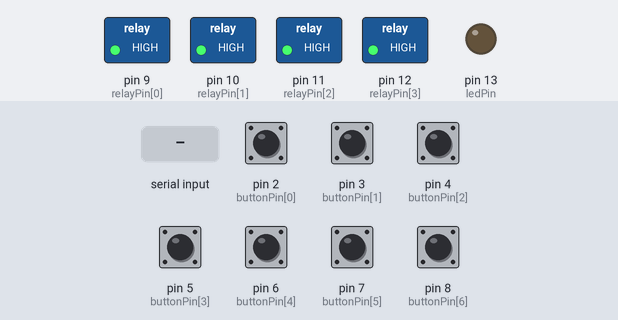
The sketch below on a simulated Arduino Uno, built with avr-gcc and run on an emulated ATmega328P. Shown: switched loads named in the sketch (green lamp = pin HIGH), output pins drawn as LEDs (lit = HIGH). The test bench sets the inputs (shaded band); at power-on: pin 2 (buttonPin[0]), pin 3 (buttonPin[1]), pin 4 (buttonPin[2]), pin 5 (buttonPin[3]), pin 6 (buttonPin[4]), pin 7 (buttonPin[5]), pin 8 (buttonPin[6]) HIGH. What the sketch prints to the serial monitor is not drawn.

Above: at 1.2 s.
1.3 s: "A" received over Serial
At 1.6 s:
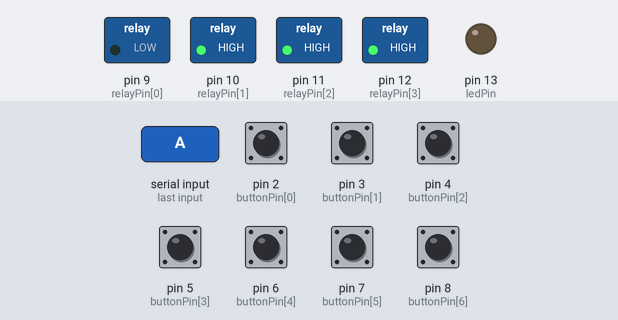
2.8 s: "B" received over Serial
At 4.0 s:
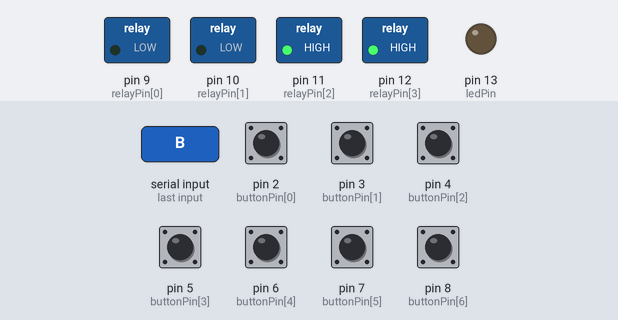
4.3 s: "C" received over Serial
At 5.1 s:
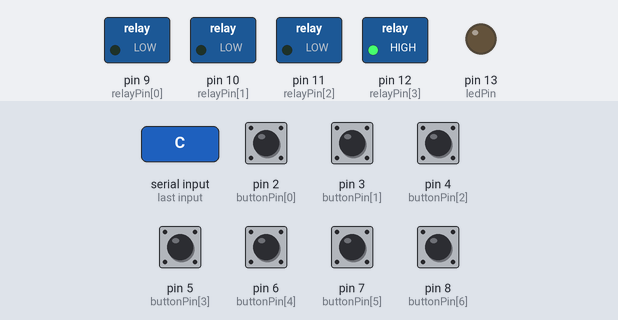
5.8 s: "D" received over Serial
At 6.2 s:
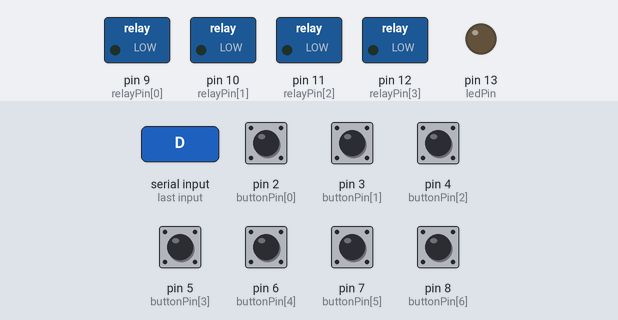
7.3 s: "a" received over Serial
At 8.5 s:
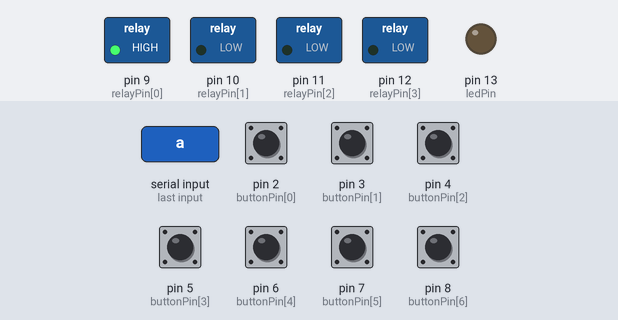
8.8 s: "b" received over Serial
At 9.7 s:
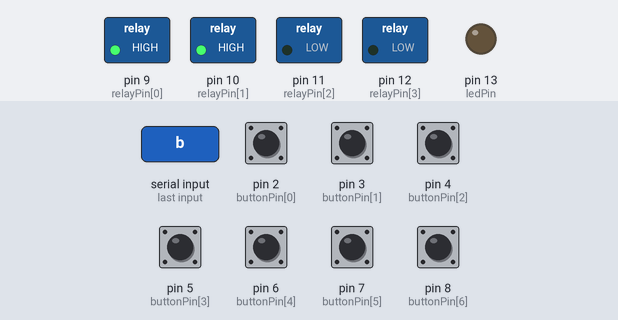
Timing chart, 0 to 11.3 s (numbered marks = the images above; inputs shaded):
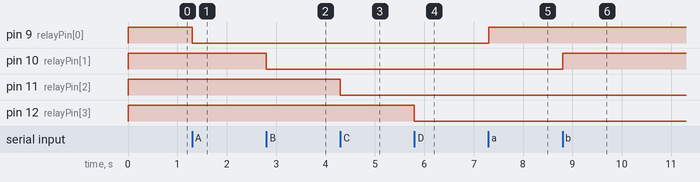

Measured:
- after the input at 1.3 s, pin 9 (relayPin[0]): HIGH → LOW at once
- after the input at 2.8 s, pin 10 (relayPin[1]): HIGH → LOW at once
- after the input at 4.3 s, pin 11 (relayPin[2]): HIGH → LOW at once
- after the input at 5.8 s, pin 12 (relayPin[3]): HIGH → LOW at once
- after the input at 7.3 s, pin 9 (relayPin[0]): LOW → HIGH at once
- after the input at 8.8 s, pin 10 (relayPin[1]): LOW → HIGH at once

The sketch:

firmware.ino
```cpp
#define LEN(x) (sizeof(x)/sizeof((x)[0]))

unsigned long buttonDown[7] = {0, 0, 0, 0, 0, 0, 0};
int buttonPressed[7] = {0, 0, 0, 0, 0, 0, 0};
const int buttonPin[7] = {2, 3, 4, 5, 6, 7, 8};
const int relayPin[4] = {9, 10, 11, 12};
const int ledPin = 13;

void setup() {
  for (int i = 0; i < LEN(buttonPin); i++) {
    pinMode(buttonPin[i], INPUT);
    digitalWrite(buttonPin[i], HIGH); // enable pullup
  }
  for (int i = 0; i < LEN(relayPin); i++) {
    pinMode(relayPin[i], OUTPUT);
    digitalWrite(relayPin[i], HIGH);
  }
  pinMode(ledPin, OUTPUT);
  Serial.begin(9600);
}

void loop() {
  if (Serial.available() > 0) {
    switch (int c = Serial.read()) {
    case 'A': case 'B': case 'C': case 'D':
      digitalWrite(relayPin[c - 'A'], LOW);
      break;
    case 'a': case 'b': case 'c': case 'd':
      digitalWrite(relayPin[c - 'a'], HIGH);
      break;
    case 'R':
      for (int i = 0; i < LEN(relayPin); i++) {
        digitalWrite(relayPin[i], HIGH);
      }
      break;
    }
  }

  for (int i = 0; i < LEN(buttonPin); i++) {
    if (digitalRead(buttonPin[i]) == 1 && buttonDown[i] == 0) {
      buttonDown[i] = millis();
    } else if (digitalRead(buttonPin[i]) == 0 && buttonDown[i] != 0) {
      buttonDown[i] = 0;
      buttonPressed[i] = 0;
    }

    if (buttonDown[i] > 0 && !buttonPressed[i] && (millis() - buttonDown[i]) > 25) {
      Serial.println(buttonPin[i]);
      buttonPressed[i] = 1;
    }
  }

  int anyPressed = 0;
  for (int i = 0; i < LEN(buttonPressed); i++) {
    anyPressed = anyPressed && buttonPressed[i];
  }
  digitalWrite(ledPin, anyPressed ? HIGH : LOW);
}
```
